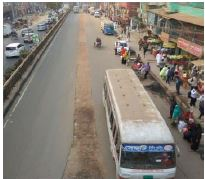
#> input picture Images/ref-image.jpg, 205 x 179 px
$ python V1.py
#> lines starting #> are read from the running program, lines starting #| are printed output that depends on the picture; long printed decimals are rounded
import io
import cv2
import numpy as np
#import pytesseract
from PIL import Image as P_Image

def CannyThreshold(Captured_Image):
    Gray_Scale = cv2.cvtColor(Captured_Image, cv2.COLOR_BGR2GRAY)
    bilateral_Filter = cv2.bilateralFilter(Gray_Scale, 11, 17, 17)

    Image_Median = np.median(Captured_Image)
    Lower_Threshold = max(0, (0.7 * Image_Median))
    Upper_Threshold = min(255, (0.7 * Image_Median))

    CannyEdged = cv2.Canny(bilateral_Filter,Lower_Threshold,Upper_Threshold)

    return CannyEdged


def Cal_Density(Cap_Image,Ref_Image):
    Ref_indices = np.where(Ref_Image != [0])
    Cap_indices = np.where(Cap_Image != [0])
    Ref_count = len(Ref_indices[0])
    Cap_count = len(Cap_indices[0])
    percent = ((Ref_count )/ Cap_count) * 100
    if(percent>=100):
        return 0
    return percent


Ref_Imagepath = "./Images/ref-image.jpg"
Lane1_Imagepath = "./Images/lane1.jpg"
Lane2_Imagepath = "./Images/lane2.jpg"
Lane3_Imagepath = "./Images/lane3.jpg"
Lane4_Imagepath = "./Images/lane4.jpg"

Ref_Image = cv2.imread(Ref_Imagepath)
#> Ref_Image is the input picture: shape (179, 205, 3); mean B, G, R 119.3, 127.8, 134.6
Lane1_Image = cv2.imread(Lane1_Imagepath)
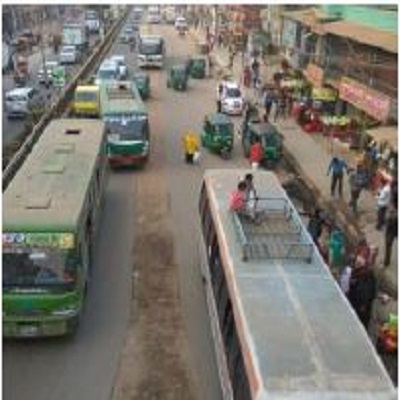
#> input picture Images/lane1.jpg, 400 x 400 px
#> Lane1_Image is the input picture: shape (400, 400, 3); mean B, G, R 110.5, 118.6, 122.7
Lane2_Image = cv2.imread(Lane2_Imagepath)
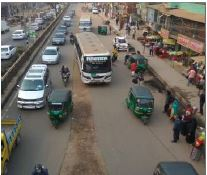
#> input picture Images/lane2.jpg, 207 x 175 px
#> Lane2_Image is the input picture: shape (175, 207, 3); mean B, G, R 99.2, 106.4, 111.7
Lane3_Image = cv2.imread(Lane3_Imagepath)
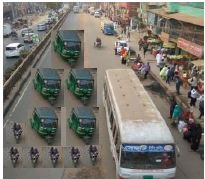
#> input picture Images/lane3.jpg, 205 x 179 px
#> Lane3_Image is the input picture: shape (179, 205, 3); mean B, G, R 110.4, 118, 122.1
Lane4_Image = cv2.imread(Lane4_Imagepath)
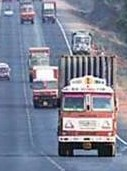
#> input picture Images/lane4.jpg, 127 x 171 px
#> Lane4_Image is the input picture: shape (171, 127, 3); mean B, G, R 149.8, 131.3, 126.6

Canny_Ref = CannyThreshold(Ref_Image)
#> in CannyThreshold, `Image_Median = np.median(Captured_Image)`: Image_Median = 126
#> in CannyThreshold, `Lower_Threshold = max(0, (0.7 * Image_Median))`: Lower_Threshold = 88.2
#> in CannyThreshold, `CannyEdged = cv2.Canny(bilateral_Filter,Lower_Threshold,Upper_Threshold)`: CannyEdged: shape (179, 205); 14.9% white in thin lines or dots
Canny_1 = CannyThreshold(Lane1_Image)
#> in CannyThreshold (call 2), `Image_Median = np.median(Captured_Image)`: Image_Median = 114
#> in CannyThreshold (call 2), `Lower_Threshold = max(0, (0.7 * Image_Median))`: Lower_Threshold = 79.8
#> in CannyThreshold (call 2), `CannyEdged = cv2.Canny(bilateral_Filter,Lower_Threshold,Upper_Threshold)`:
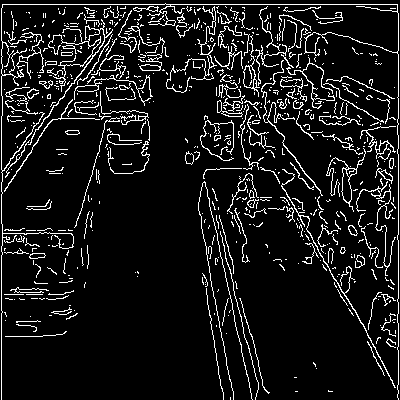
#> CannyEdged: shape (400, 400); 9.4% white in thin lines or dots
Density_1 = Cal_Density(Canny_1, Canny_Ref)
#> in Cal_Density, `Ref_indices = np.where(Ref_Image != [0])`: Ref_indices = 5452 positions, rows 1 to 178, columns 2 to 204
#> in Cal_Density, `Cap_indices = np.where(Cap_Image != [0])`: Cap_indices = 15050 positions, rows 3 to 399, columns 1 to 398
#> in Cal_Density, `Ref_count = len(Ref_indices[0])`: Ref_count = 5452
#> in Cal_Density, `Cap_count = len(Cap_indices[0])`: Cap_count = 15050
#> in Cal_Density, `percent = ((Ref_count )/ Cap_count) * 100`: percent = 36.23
#> Density_1 = 36.23
Time_allocation_1 = 5 * round((Density_1 / 20))
#> Time_allocation_1 = 10
print(Density_1, Time_allocation_1)
#| 36.226 10
Canny_2 = CannyThreshold(Lane2_Image)
#> in CannyThreshold (call 3), `CannyEdged = cv2.Canny(bilateral_Filter,Lower_Threshold,Upper_Threshold)`: CannyEdged: shape (175, 207); 17.6% white in thin lines or dots
Density_2 = Cal_Density(Canny_2, Canny_Ref)
#> Density_2 = 85.72
Time_allocation_2 = 5 * round((Density_2 / 20))
#> Time_allocation_2 = 20
print(Density_2, Time_allocation_2)
#| 85.723 20
Canny_3 = CannyThreshold(Lane3_Image)
#> in CannyThreshold (call 4), `CannyEdged = cv2.Canny(bilateral_Filter,Lower_Threshold,Upper_Threshold)`: CannyEdged: shape (179, 205); 20.4% white in thin lines or dots
Density_3 = Cal_Density(Canny_3, Canny_Ref)
#> Density_3 = 72.96
Time_allocation_3 = 5 * round((Density_3 / 20))
#> Time_allocation_3 = 20
print(Density_3, Time_allocation_3)
#| 72.956 20
Canny_4 = CannyThreshold(Lane4_Image)
#> in CannyThreshold (call 5), `Gray_Scale = cv2.cvtColor(Captured_Image, cv2.COLOR_BGR2GRAY)`:
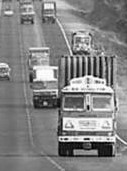
#> Gray_Scale: shape (171, 127); min 0, max 255, mean 132
#> in CannyThreshold (call 5), `Image_Median = np.median(Captured_Image)`: Image_Median = 132
#> in CannyThreshold (call 5), `Lower_Threshold = max(0, (0.7 * Image_Median))`: Lower_Threshold = 92.4
#> in CannyThreshold (call 5), `CannyEdged = cv2.Canny(bilateral_Filter,Lower_Threshold,Upper_Threshold)`:
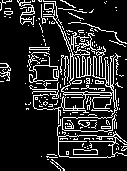
#> CannyEdged: shape (171, 127); 15.8% white in thin lines or dots
Density_4 = Cal_Density(Canny_4, Canny_Ref)
#> Density_4 = 0
Time_allocation_4 = 5 * round((Density_4 / 20))
#> Time_allocation_4 = 0
print(Density_4, Time_allocation_4)
#| 0 0
